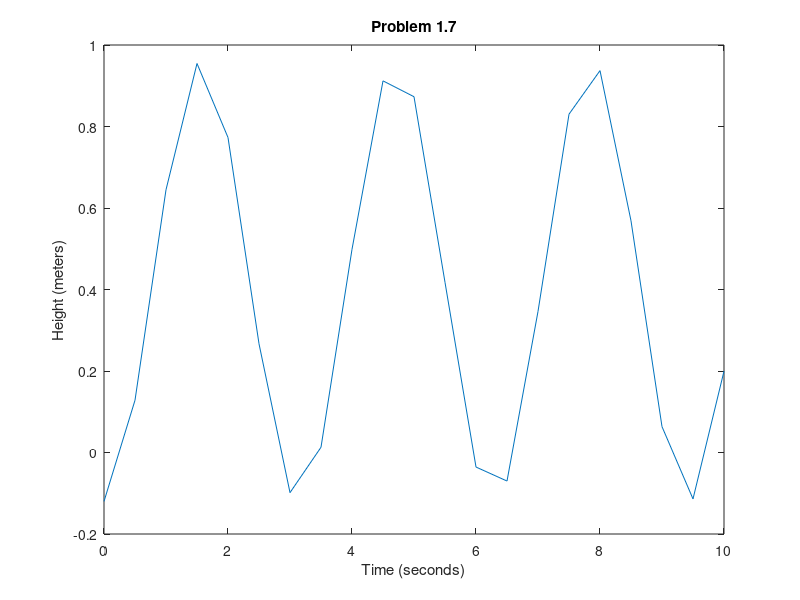

The MATLAB source for this figure:
%% Q1.10

% For the same storage tank described in Prob. 1.9, suppose that the
% outflow is not constant but rather depends ont he depth. For this case,
% the differential equation for depth can be written as: ...

% use Euler's method to solve for the depth y from t = 0 to 10 d with a
% step size of 0.5 d. The parameter values are A = 1250 m^2, Q=450 m^3/d,
% and alpha = 150. Assume that the initial condition is y = 0.


%% variable declarations

t = 0:0.5:10;   % time (days)
A = 1250;       % Area (m^2)
Q = 450;        % Outflow (m^3/d)
alpha = 150;
y = 0;
%% flow equation

y=3*Q/A*sin(t).^2-((alpha*(1+y)^1.5)/A)

figure;
plot (t,y);
title('Problem 1.7');
xlabel('Time (seconds)');
ylabel('Height (meters)');